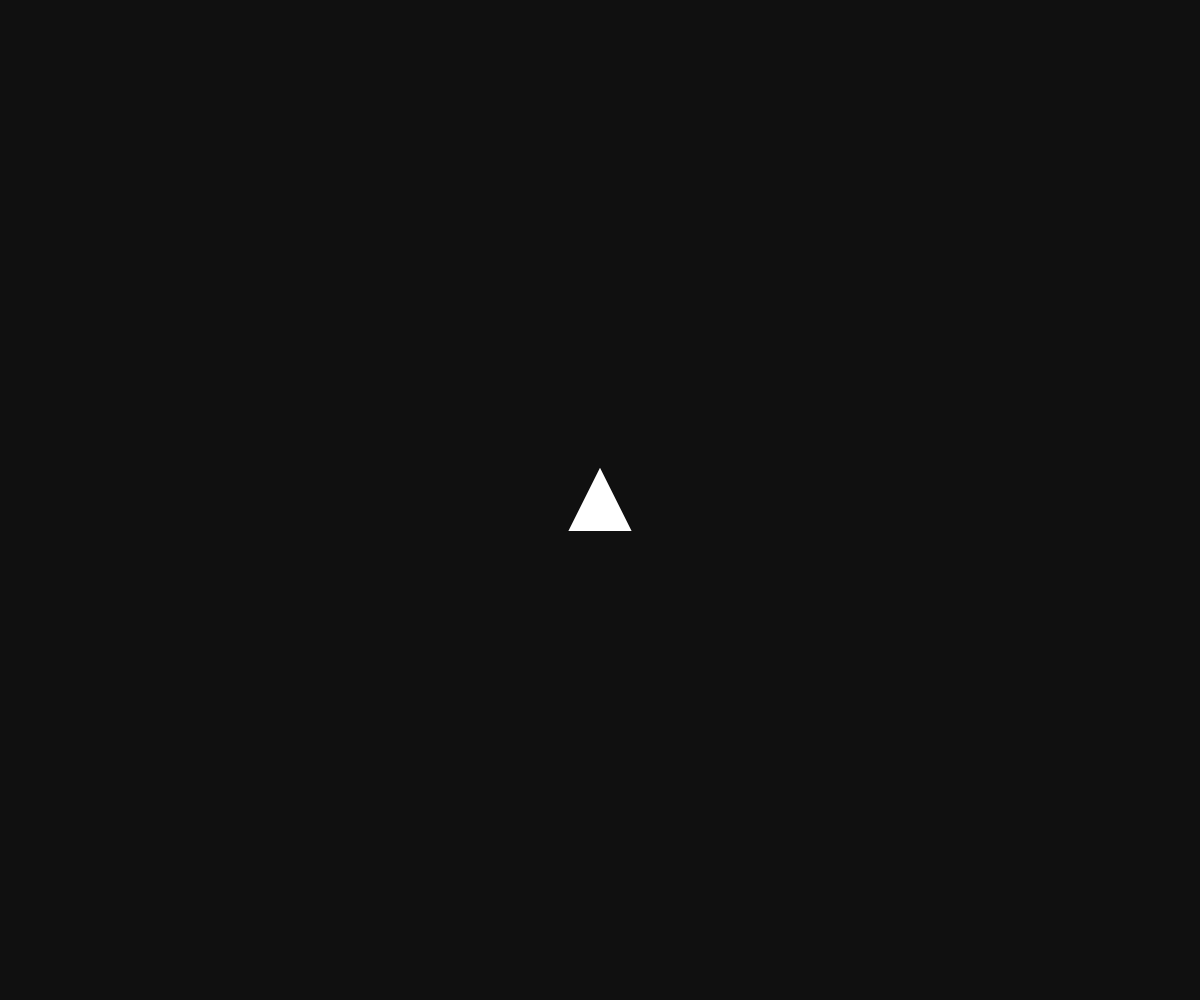
Frame 1 (no input)
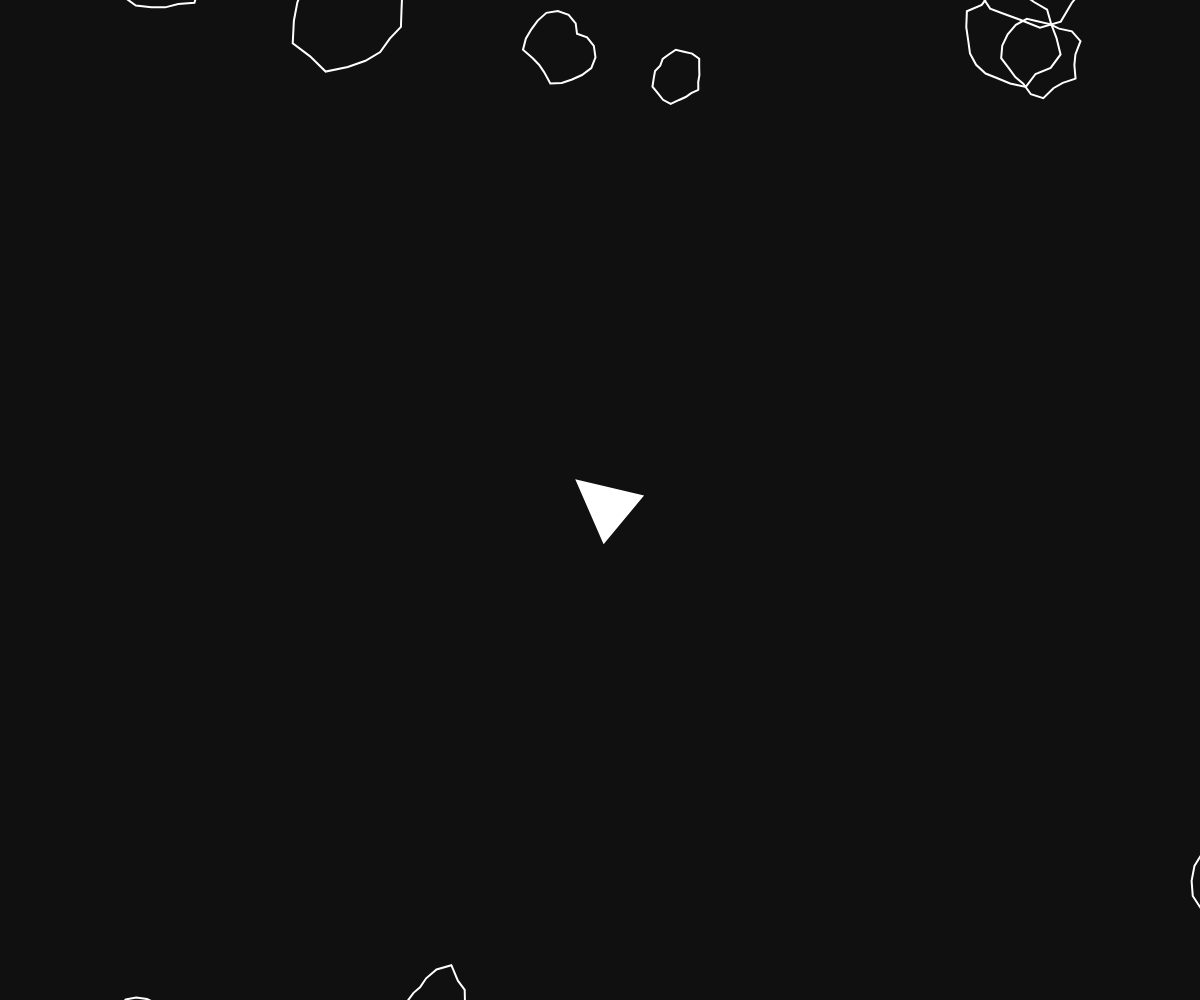
Frame 60 (no input)
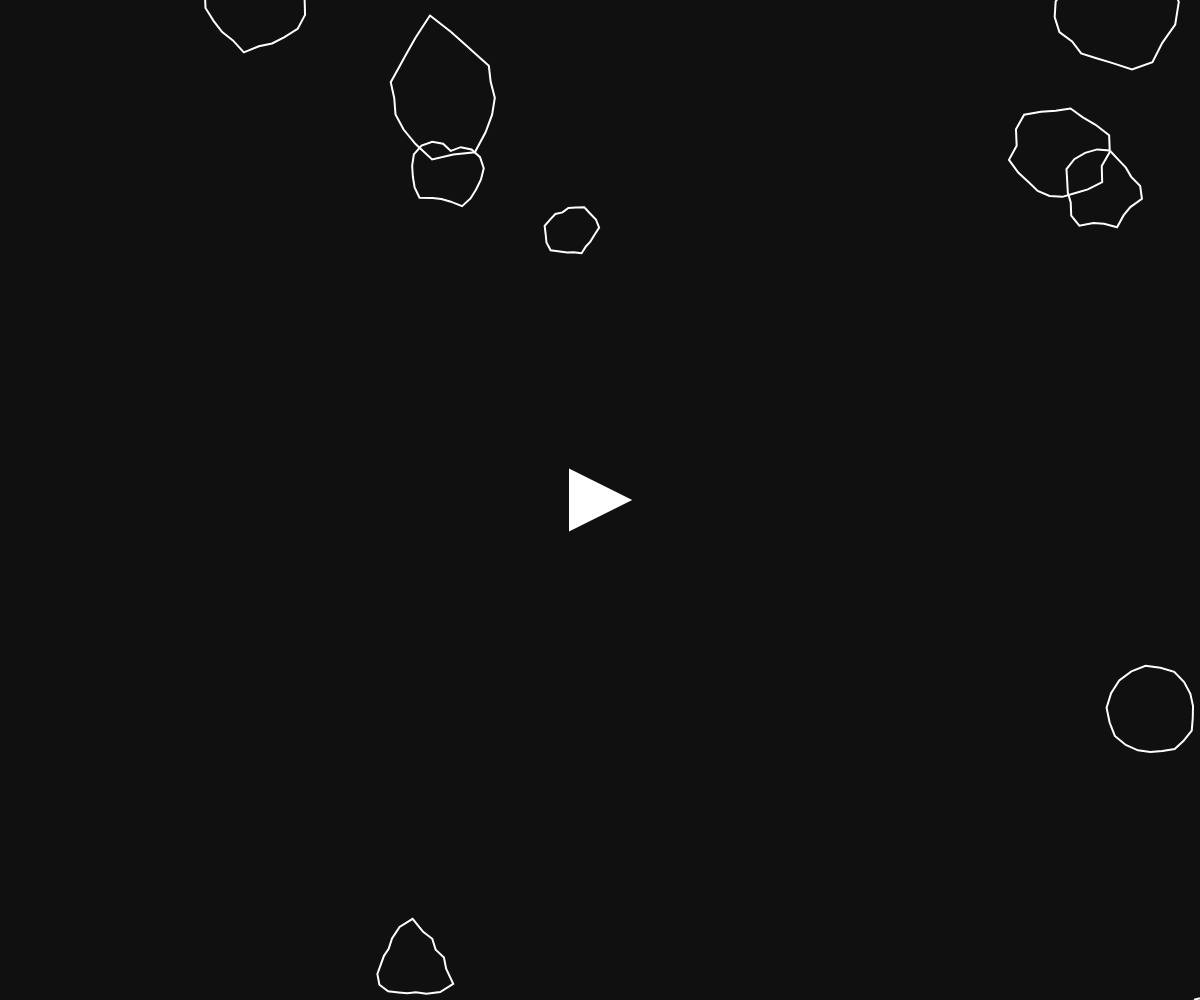
Frame 120 (the mouse pressed at the canvas centre since frame 60)

The p5.js sketch that drew these frames (run headless with seeded random() and noise() and a simulated clock; from frame 60 on, the mouse is pressed at the canvas centre):

// p5.js sketch
// ── sketch.js
var meteors = [];
var meteorCount = 10;
var ship;
var lasers = [];

var keysDown = [];

function setup()
{
  //Disable right clcik dialog
  frameRate(60);
  canvas = createCanvas(docWidth(), docHeight());
  for(var i = 0; i < meteorCount; i++)
  {
    meteors[i] = new Meteor(-75 + random(width), -75, random(35, 100),
      new Vec2D(random(0.5, 4), 0).rot(random(0, TWO_PI)),
      random(-PI / 200, PI / 200));
  }
  ship = new Ship(width / 2, height / 2, new Vec2D(0, 0), 0);
}

var time = 0;
var lST = 0;

function draw()
{
  time += 1 / 60;
  background(16);
  noFill();
  stroke(255);
  strokeWeight(2);
  for(var i = 0; i < meteors.length; i++)
  {
    meteors[i].show();
    meteors[i].update();
  }
  for(var i = 0; i < lasers.length; i++)
  {
    lasers[i].update();
    lasers[i].show();
    if(lasers[i].hit)
    {
      lasers.splice(i, 1);
    }
  }
  ship.show();
  ship.update();
  var vel = new Vec2D(0, 0);
  if(keysDown[87]) //W
  {
    vel.y += -1;
  }
  if(keysDown[83]) //S
  {
    vel.y += 1;
  }
  if(keysDown[65]) //A
  {
    vel.x += -1;
  }
  if(keysDown[68]) //D
  {
    vel.x += 1;
  }
  var delta = new Vec2D(mouseX - ship.pos.x, mouseY - ship.pos.y);
  ship.rot = atan2(delta.y, delta.x) + PI / 2;
  vel.limit(1);
  vel.mult(5);
  ship.vel.add(vel);
  ship.vel.limit(10);
  if(floor(lST) < floor(time) && meteors.length < 40)
  {
    meteors.push(new Meteor(-50, -50, random(35, 100),
      new Vec2D(random(0.5, 4), 0).rot(random(0, TWO_PI)),
      random(-PI / 200, PI / 200)));
    lST = time;
  }
}

function mouseClicked()
{
  ship.fire();
}

function keyPressed()
{
  keysDown[keyCode] = true;
}

function keyReleased()
{
  keysDown[keyCode] = false;
}

function windowResized()
{
  resizeCanvas(docWidth(), docHeight());
}

function docWidth()
{
  return document.documentElement.clientWidth;
}

function docHeight()
{
  return document.documentElement.clientHeight;
}

function triangleArea(x1, y1, x2, y2, x3, y3)
{
  var a = dist(x1, y1, x2, y2);
  var b = dist(x1, y1, x3, y3);
  var c = dist(x2, y2, x3, y3);
  var s = (a + b + c) / 2;
  return sqrt(s * (s - a) * (s - b) * (s - c));
}

class Vec2D
{
  constructor(x, y)
  {
    this.x = x;
    this.y = y;
  }

  mag()
  {
    return sqrt(this.x * this.x + this.y * this.y);
  }

  normalize()
  {
    var mag = this.mag();
    this.x /= mag;
    this.y /= mag;
  }

  limit(mag)
  {
    if(this.mag() > mag)
    {
      this.normalize()
      this.x *= mag;
      this.y *= mag;
    }
  }

  add(vec)
  {
    this.x += vec.x;
    this.y += vec.y;
  }

  mult(val)
  {
    this.x *= val;
    this.y *= val;
  }

  zero()
  {
    this.x = 0;
    this.y = 0;
  }

  rot(angle)
  {
    var x = this.x;
    this.x = x * cos(angle) - this.y * sin(angle);
    this.y = x * sin(angle) + this.y * cos(angle);
    return this;
  }
}

class BBTriangle
{
  constructor(p1, p2, p3)
  {
    this.p1 = p1;
    this.p2 = p2;
    this.p3 = p3;
    this.area = triangleArea(p1.x, p1.y, p2.x, p2.y, p3.x, p3.y);
  }

  check(x, y)
  {
    return floor(triangleArea(this.p1.x, this.p1.y, this.p2.x, this.p2.y, x, y)
      + triangleArea(this.p2.x, this.p2.y, this.p3.x, this.p3.y, x, y)
      + triangleArea(this.p1.x, this.p1.y, this.p3.x, this.p3.y, x, y))
      <= this.area;
  }

  rotate(center, angle)
  {
    var p1 = new Vec2D(center.x - this.p1.x, center.y - this.p1.y);
    var p2 = new Vec2D(center.x - this.p2.x, center.y - this.p2.y);
    var p3 = new Vec2D(center.x - this.p3.x, center.y - this.p3.y);
    p1.rot(angle);
    p2.rot(angle);
    p3.rot(angle);
    this.p1 = new Vec2D(center.x - p1.x, center.y - p1.y);
    this.p2 = new Vec2D(center.x - p2.x, center.y - p2.y);
    this.p3 = new Vec2D(center.x - p3.x, center.y - p3.y);
  }

  translate(vec)
  {
    this.p1.add(vec);
    this.p2.add(vec);
    this.p3.add(vec);
  }

  show()
  {
    push();
    stroke(0, 255, 0);
    triangle(this.p1.x, this.p1.y, this.p2.x, this.p2.y, this.p3.x, this.p3.y);
    pop();
  }
}

class BBMesh
{
  constructor(bbts)
  {
    this.bbts = bbts;
  }

  check(x, y)
  {
    for(var i = 0; i < this.bbts.length; i++)
    {
      if(this.bbts[i].check(x, y))
      {
        return true;
      }
    }
    return false;
  }

  rotate(center, angle)
  {
    for(var i = 0; i < this.bbts.length; i++)
    {
      this.bbts[i].rotate(center, angle);
    }
  }

  translate(vec)
  {
    for(var i = 0; i < this.bbts.length; i++)
    {
      this.bbts[i].translate(vec);
    }
  }

  show()
  {
    for(var i = 0; i < this.bbts.length; i++)
    {
      this.bbts[i].show();
    }
  }
}

class Meteor
{
  constructor(x, y, size, heading, rotation)
  {
    this.pos = new Vec2D(x, y);
    this.vel = heading;
    this.rot = rotation;
    this.size = size;
    this.verts = [];
    var seed = random(100000);
    for(var theta = 0; theta < TWO_PI + 0.1; theta += PI / 10)
    {
      var n = size / 4 + noise(seed, (PI - abs(theta - PI))) * size * 3 / 4;
      this.verts.push(new Vec2D(x + cos(theta) * n, y + sin(theta) * n));
    }
    var bbts = [];
    for(var i = 0; i < this.verts.length - 1; i++)
    {
      bbts.push(new BBTriangle(new Vec2D(x, y),
        new Vec2D(this.verts[i].x, this.verts[i].y),
        new Vec2D(this.verts[i + 1].x, this.verts[i + 1].y)));
    }
    this.mesh = new BBMesh(bbts);
  }

  updateVelocity()
  {
    this.pos.add(this.vel);
    for(var i = 0; i < this.verts.length; i++)
    {
      this.verts[i].add(this.vel);
    }
    this.mesh.translate(this.vel);
    var fix = new Vec2D(0, 0);
    if(this.pos.x - this.size > width)
    {
      //Move to the left
      fix.x -= width + this.size * 2
    }
    else if(this.pos.x + this.size < 0)
    {
      //Move to the right
      fix.x += width + this.size * 2;
    }
    if(this.pos.y - this.size > height)
    {
      //Move to the top
      fix.y -= height + this.size * 2;
    }
    else if(this.pos.y + this.size < 0)
    {
      // Move to the bottom
      fix.y += height +  this.size * 2;
    }
    this.pos.add(fix);
    for(var i = 0; i < this.verts.length; i++)
    {
      this.verts[i].add(fix);
    }
    this.mesh.translate(fix);
  }

  updateRotation()
  {
    this.mesh.rotate(this.pos, this.rot);
    for(var i = 0; i < this.verts.length; i++)
    {
      var vert = this.verts[i];
      var p1 = new Vec2D(this.pos.x - vert.x, this.pos.y - vert.y);
      p1.rot(this.rot);
      this.verts[i] = new Vec2D(this.pos.x - p1.x, this.pos.y - p1.y);
    }
  }

  destroy()
  {
    meteors.splice(meteors.indexOf(this), 1);
  }

  update()
  {
    this.updateVelocity();
    this.updateRotation();
  }

  show()
  {
    stroke(255);
    noFill();
    beginShape();
    for(var i = 0; i < this.verts.length; i++)
    {
      vertex(this.verts[i].x, this.verts[i].y);
    }
    endShape();
  }
}

class Ship
{
  constructor(x, y, heading, rotation)
  {
    this.pos = new Vec2D(x, y);
    this.vel = heading;
    this.rot = rotation;
  }

  fire()
  {
    lasers.push(new Laser(this.pos.x, this.pos.y,
      new Vec2D(1, 0).rot(this.rot), 15));
  }

  updateVelocity()
  {
    this.pos.add(this.vel);
    this.vel.mult(0.96);
    if(this.pos.x + 30 < 0)
    {
      this.pos.x = width + 30;
    }
    else if(this.pos.x - 30 > width)
    {
      this.pos.x = -30;
    }
    if(this.pos.y + 30 < 0)
    {
      this.pos.y = height + 30;
    }
    else if(this.pos.y - 30 > height)
    {
      this.pos.y = -30;
    }
  }

  update()
  {
    this.updateVelocity();
  }

  show()
  {
    fill(255);
    var a = new Vec2D(-30, 30);
    var b = new Vec2D(30, 30);
    var c = new Vec2D(0, -30);
    a.rot(this.rot);
    b.rot(this.rot);
    c.rot(this.rot);
    triangle(this.pos.x + a.x, this.pos.y + a.y, this.pos.x + b.x,
      this.pos.y + b.y, this.pos.x + c.x, this.pos.y + c.y);
  }
}

class Laser
{
  constructor(x, y, heading, speed)
  {
    this.pos = new Vec2D(x, y);
    this.heading = heading;
    this.heading.rot(-PI / 2);
    this.heading.normalize();
    this.heading.mult(speed);
    this.hit = false;
  }

  update()
  {
    for(var i = 0; i < meteors.length; i++)
    {
      if(meteors[i].mesh.check(this.pos.x, this.pos.y))
      {
        meteors[i].destroy();
        this.hit = true;
        break;
      }
    }
    this.pos.add(this.heading);
    if(this.pos.x > width + 10 || this.pos.x < -10 || this.pos.y > height + 10
      || this.pos.y < -10)
    {
      this.hit = true;
    }
  }

  show()
  {
    push();
    strokeWeight(4);
    stroke(255, 0, 0);
    point(this.pos.x, this.pos.y);
    pop();
  }
}

// ── main.css
body
{
  user-select: none;
  overflow: hidden;
  margin: 0px;
  padding: 0px;
  font-family: 'Open Sans', sans-serif;
}
